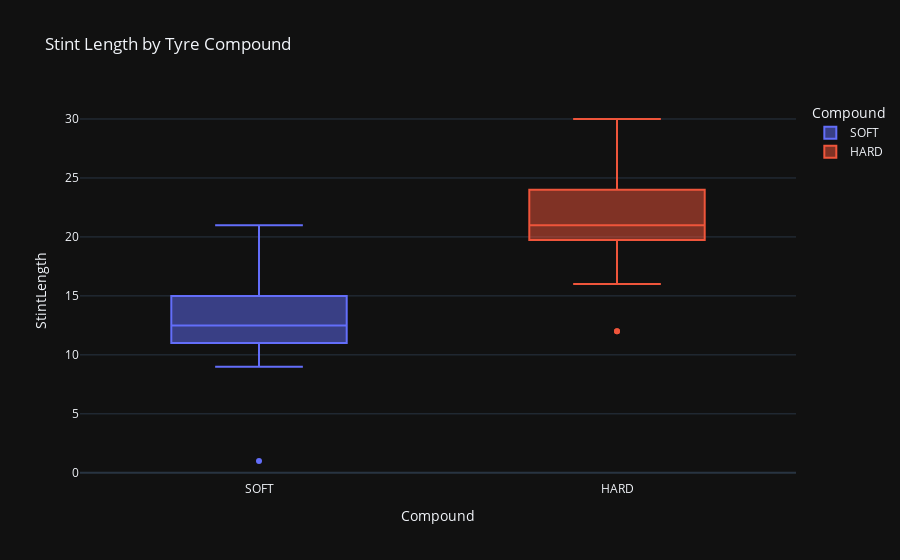

This figure's notebook cell:
### Code cell
# Stint length by compound
stint_data = laps.groupby(['Driver', 'Stint'])['Compound'].first().reset_index()
stint_lengths = laps.groupby(['Driver', 'Stint']).size().reset_index(name='StintLength')
stint_data = stint_data.merge(stint_lengths, on=['Driver', 'Stint'])

fig = px.box(stint_data, x='Compound', y='StintLength', color='Compound',
             title='Stint Length by Tyre Compound')
fig.update_layout(template='plotly_dark')
fig.show()

### Figure 1 — Plotly figure (JSON) as saved in the notebook; plotly's stock layout.template omitted (floating-point values rounded to 4 significant figures)
{"data": [{"alignmentgroup": "True", "hovertemplate": "Compound=%{x}<br>StintLength=%{y}<extra></extra>", "legendgroup": "SOFT", "marker": {"color": "#636efa"}, "name": "SOFT", "notched": false, "offsetgroup": "SOFT", "orientation": "v", "showlegend": true, "type": "box", "x": ["SOFT", "SOFT", "SOFT", "SOFT", "SOFT", "SOFT", "SOFT", "SOFT", "SOFT", "SOFT", "SOFT", "SOFT", "SOFT", "SOFT", "SOFT", "SOFT", "SOFT", "SOFT", "SOFT", "SOFT", "SOFT", "SOFT", "SOFT", "SOFT", "SOFT", "SOFT"], "x0": " ", "xaxis": "x", "y": [15, 15, 12, 12, 13, 12, 1, 15, 11, 11, 13, 10, 12, 21, 12, 13, 21, 11, 14, 10, 15, 9, 14, 17, 20, 9], "y0": " ", "yaxis": "y"}, {"alignmentgroup": "True", "hovertemplate": "Compound=%{x}<br>StintLength=%{y}<extra></extra>", "legendgroup": "HARD", "marker": {"color": "#EF553B"}, "name": "HARD", "notched": false, "offsetgroup": "HARD", "orientation": "v", "showlegend": true, "type": "box", "x": ["HARD", "HARD", "HARD", "HARD", "HARD", "HARD", "HARD", "HARD", "HARD", "HARD", "HARD", "HARD", "HARD", "HARD", "HARD", "HARD", "HARD", "HARD", "HARD", "HARD", "HARD", "HARD", "HARD", "HARD", "HARD", "HARD", "HARD", "HARD", "HARD", "HARD", "HARD", "HARD", "HARD", "HARD", "HARD", "HARD", "HARD"], "x0": " ", "xaxis": "x", "y": [21, 20, 26, 16, 18, 26, 19, 12, 21, 24, 19, 21, 23, 23, 21, 24, 20, 24, 20, 26, 24, 22, 23, 22, 20, 26, 21, 22, 18, 12, 18, 30, 20, 22, 20, 19, 28], "y0": " ", "yaxis": "y"}], "layout": {"boxmode": "overlay", "legend": {"title": {"text": "Compound"}, "tracegroupgap": 0}, "title": {"text": "Stint Length by Tyre Compound"}, "xaxis": {"anchor": "y", "categoryarray": ["SOFT", "HARD"], "categoryorder": "array", "domain": [0, 1], "title": {"text": "Compound"}}, "yaxis": {"anchor": "x", "domain": [0, 1], "title": {"text": "StintLength"}}}}
